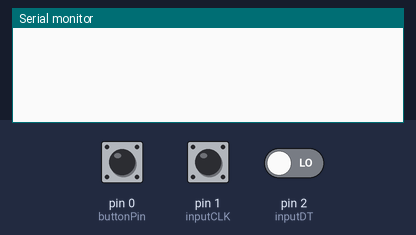
The sketch below on a simulated Arduino Leonardo, built with avr-gcc and run on an emulated ATmega32U4. Parts: the last lines printed to the serial monitor. The inputs (shaded band) are chosen by the test bench; at power-on: pin 0 (buttonPin) HIGH, pin 1 (inputCLK) HIGH, pin 2 (inputDT) LOW.

Above: at 1.2 s.
1.3 s: pin 0 (buttonPin) pulled LOW for 0.15 s
At 2.3 s:
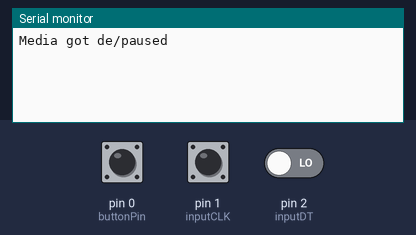
2.9 s: pin 0 (buttonPin) pulled LOW for 1 s
At 4.5 s:
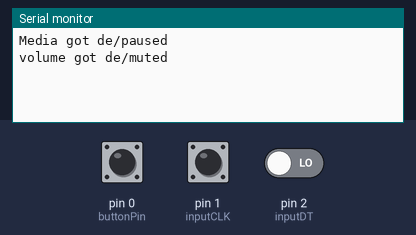
5.4 s: pin 1 (inputCLK) pulsed LOW 2 times (0.12 s each, 0.3 s apart)
At 7.0 s:
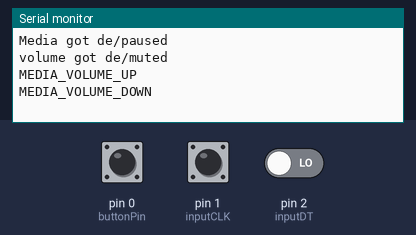

The sketch:

vloume.ino
```cpp
#include <HID-Project.h>
//#include <TrinketHidCombo.h>
#include <elapsedMillis.h>

elapsedMillis timeElapsed;
char sr;
int m;
int m2;
int c;
int d;
int e = 1;

// Rotary Encoder Inputs
#define inputCLK 1
#define inputDT 2

//Rotary Encoder variables
int counter = 0;
int counter2 = 0;
int counter3 = 0;
int counter4 = 0;
int counter5 = 0;
int currentStateCLK;
int previousStateCLK;
//String encdir ="";

//buttonPin variables
const int buttonPin = 0;
int buttonState = 0;

void setup() {

    //Set buttonPin as input
    pinMode(buttonPin,INPUT_PULLUP);

    // Set encoder pins as inputs
    pinMode (inputCLK,INPUT);
    pinMode (inputDT,INPUT);

    // Setup Serial Monitor
    Serial.begin (9600);

    // Read the initial state of inputCLK
    // Assign to previousStateCLK variable
    previousStateCLK = digitalRead(inputCLK);

    //start Keyboard
    //TrinketHidCombo.begin();

    //TrinketHidCombo.pressMultimediaKey(MMKEY_VOL_DOWN);
    //TrinketHidCombo.pressMultimediaKey(MMKEY_VOL_UP);
    //TrinketHidCombo.pressKey(0, KEYCODE_ARROW_RIGHT);
    //TrinketHidCombo.pressKey(0, 0);
    //TrinketHidCombo.pressKey(0, KEYCODE_ARROW_LEFT);
    //TrinketHidCombo.pressKey(0, 0);
}

void button3() {
    buttonState = digitalRead(buttonPin);
    if(buttonState == 1) {
        srswitch();
    }
    else {
        button3();
    }

}

void button2() {
    buttonState = digitalRead(buttonPin);
    if(buttonState == 0){
       m2 = timeElapsed - m;
       if(m2 == 300) {
           delay(300);
           buttonState = digitalRead(buttonPin);
           if (buttonState == 0){
               button2();
           }
           else{
               button3();
           }
       }
       else if(m2 > 300) {
           Mute();
           d = 1;
       }

       else {
            button2();
       }
    }
    else {
        if (d == 0){
            stop();
        }
        else{
            d = 0;
        }
    }
}

void button() {
    buttonState = digitalRead(buttonPin);
    if (buttonState == 0) {
        m = timeElapsed;
        button2();
    }
}

void skip() {
    // Read the current state of inputCLK
    currentStateCLK = digitalRead(inputCLK);

    // If the inputDT state is different than the inputCLK state then
    // the encoder is rotating counterclockwise
    if (currentStateCLK != previousStateCLK){
        // Encoder is rotating counterclockwise
        if (digitalRead(inputDT) != currentStateCLK) {
            if (counter2 == 2){
                Consumer.write(MEDIA_PREVIOUS);
                Serial.println("MEDIA_PREVIOUS");
                counter2 = 0;
                counter3 = 0;
                delay(350);
            }
            else{
                counter2 += 1;
                counter3 = 0;
            }

            //Keyboard.write(KEY_LEFT_ARROW);
            //TrinketHidCombo.pressKey(0, KEYCODE_ARROW_LEFT);
            //TrinketHidCombo.pressKey(0, 0);
            //TrinketHidCombo.poll();
            //Keyboard.releaseAll();
            //encdir ="CCW";
            previousStateCLK = currentStateCLK;
            skip();

        } else {
            // Encoder is rotating clockwise
            if (counter3 == 2){
                Consumer.write(MEDIA_NEXT);
                Serial.println("MEDIA_NEXT");
                counter3 = 0;
                counter2 = 0;
                delay(350);
            }
            else{
                counter3 += 1;
                counter2 = 0;
            }
            //Keyboard.write(KEY_RIGHT_ARROW);
            //TrinketHidCombo.pressKey(0, KEYCODE_ARROW_RIGHT);
            //TrinketHidCombo.pressKey(0, 0);
            //TrinketHidCombo.poll();
            //Keyboard.releaseAll();
            //encdir ="CW";
            previousStateCLK = currentStateCLK;
            skip();
        }
        //Serial.println(encdir);
    }
}

void re() {
    // Read the current state of inputCLK
    currentStateCLK = digitalRead(inputCLK);

    // If the inputDT state is different than the inputCLK state then
    // the encoder is rotating counterclockwise
    if (currentStateCLK != previousStateCLK){
        if (digitalRead(inputDT) != currentStateCLK) {
            counter4 += 1;
            if (counter4 == 2){
                counter4 = 0;
                Consumer.write(MEDIA_VOLUME_DOWN);
                Serial.println("MEDIA_VOLUME_DOWN");
                //TrinketHidCombo.pressMultimediaKey(MMKEY_VOL_DOWN);
                //TrinketHidCombo.poll();
                //encdir ="CCW";
                previousStateCLK = currentStateCLK;
            }

        } else {
            counter5 += 1;
            if (counter5 == 2) {
                counter5 = 0;
                // Encoder is rotating clockwise
                Consumer.write(MEDIA_VOLUME_UP);
                Serial.println("MEDIA_VOLUME_UP");
                //TrinketHidCombo.pressMultimediaKey(MMKEY_VOL_UP);
                //TrinketHidCombo.poll();
                //encdir ="CW";
                previousStateCLK = currentStateCLK;
            }
        }
        //Serial.println(encdir);
    }
}

void srswitch() {
    if (e == 0){
        Serial.println("Volume");
        e = 1;
    }
    else{
        Serial.println("Skip");
        e = 0;
    }
    delay(20);
}

void srcheck() {
    if (e == 0){
        skip();
    }
    else{
        re();
    }
}

void Mute() {
    Serial.println("volume got de/muted");
    Consumer.write(MEDIA_VOLUME_MUTE);
    //TrinketHidCombo.pressMultimediaKey(MMKEY_MUTE);
    //TrinketHidCombo.poll();
    Mute2();
}

void Mute2() {
    buttonState = digitalRead(buttonPin);
    if (buttonState == 1){
        m2 = 0;
        m = 0;
        exit;
    }
    else{
        Mute2();
    }
}

void stop() {
    Serial.println("Media got de/paused");
    Consumer.write(MEDIA_PLAY_PAUSE);
    //TrinketHidCombo.pressMultimediaKey(MMKEY_PLAYPAUSE);
    //TrinketHidCombo.poll();
    delay(150);
}

void loop() {
    Keyboard.releaseAll();
    //TrinketHidCombo.poll();
    button();
    srcheck();
    previousStateCLK = currentStateCLK;
    //Serial.println(timeElapsed);
    if(timeElapsed >= 100000) {
        timeElapsed = 0;
    }
}
```

Measured:
- after the input at 1.3 s, the serial monitor: prints a new line after 0.15 s (image 1)
- after the input at 2.9 s, the serial monitor: prints a new line after 0.60 s (image 2)
- after the input at 5.4 s, the serial monitor: prints a new line after 0.30 s (image 3)
